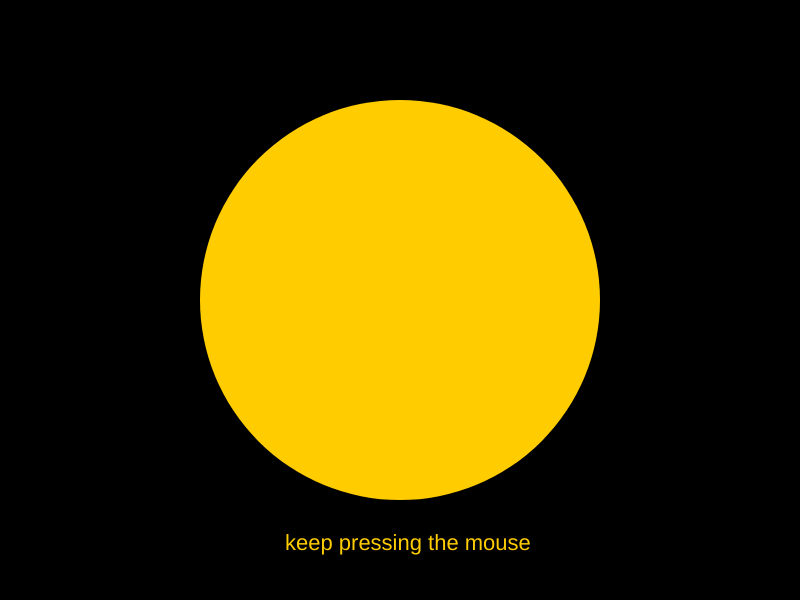
Frame 1 (no input)
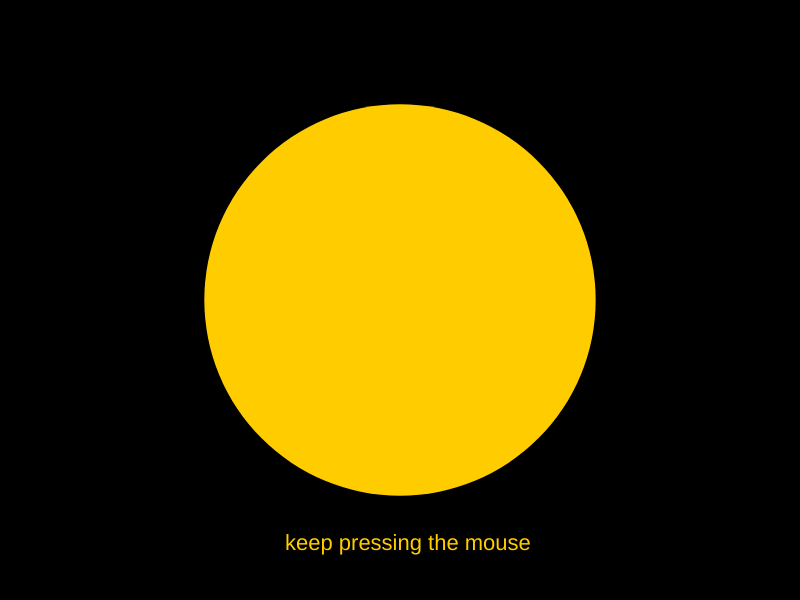
Frame 60 (no input)
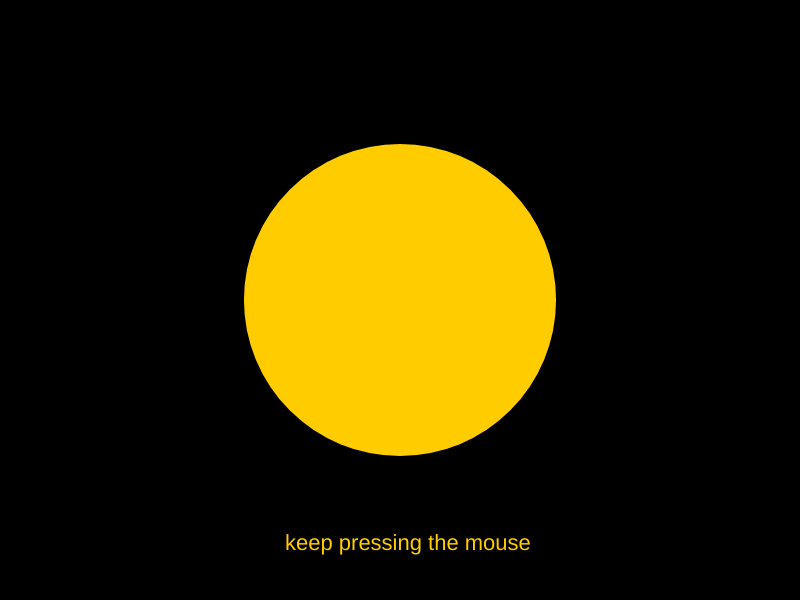
Frame 120 (the mouse pressed at the canvas centre since frame 60)

The p5.js sketch that drew these frames (run headless with seeded random() and noise() and a simulated clock; from frame 60 on, the mouse is pressed at the canvas centre):

// p5.js sketch
// ── sketch.js
 var diameter;
 var angle = 0
 var d2 
function setup() {
  createCanvas(800,600);
  angleMode(RADIANS);
  noStroke();
  fill(255,204,0);
 
  diameter = height-200
}

function draw() {
  background(0)
  textSize(22)
  fill(255,204,0)
  text("keep pressing the mouse",285,550)
 
 
 if (mouseIsPressed == true){
  
   
     d2= sin(angle)* diameter/2 + diameter/2
   
   
  }else{
    if (angle > PI){
    angle = PI
    }
   d2= sin(angle +PI/2)* diameter/2 + diameter/2
  
  }
  ellipse(width/2, height/2, d2, d2)
  angle += 0.005
  
  function mouseClicked(){
    if(angle <= PI){
     angle = PI/2-angle
    } 
    
    if(angle>PI){
     angle = -PI/2
     
   }
  }
  
    
  }
